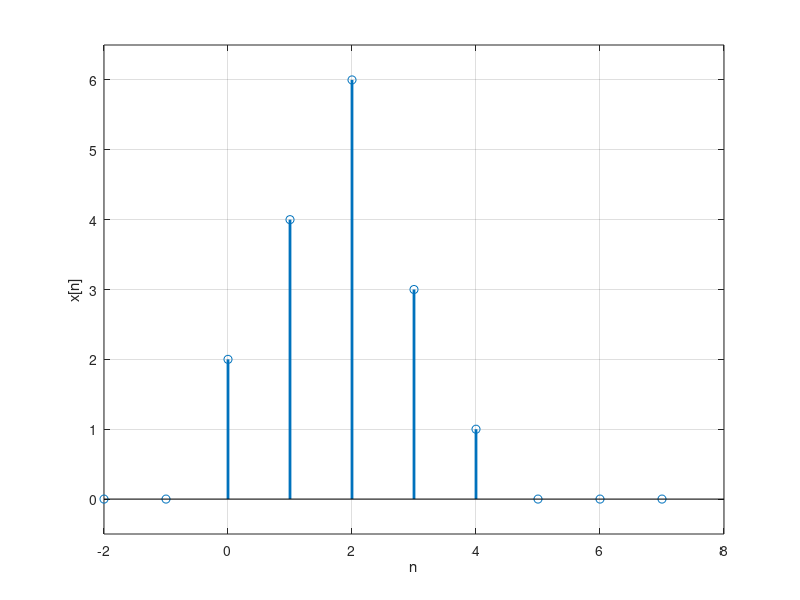
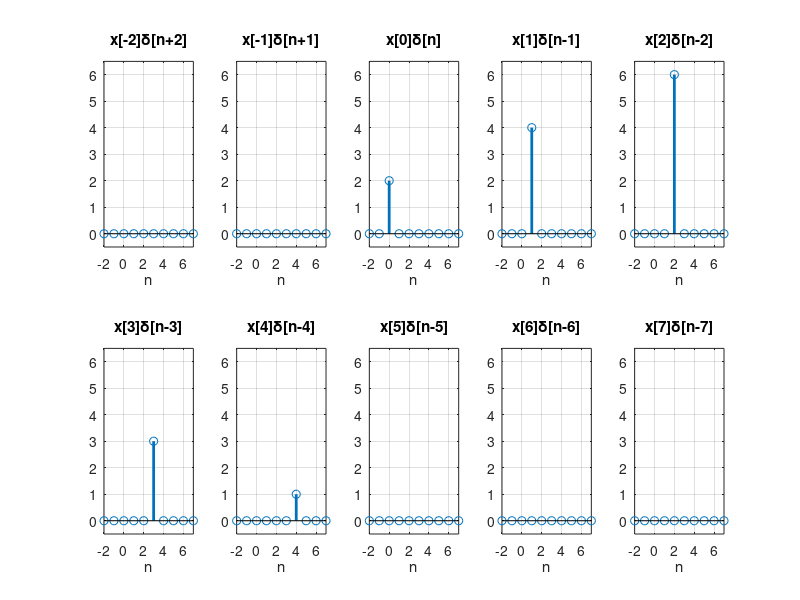

MATLAB code to generate these figures, in order:
clear; close all; clc;

%% impulse response

x = zeros(1,11);
t = -5:5;
x(6) = 1;

figure;
stem(t, x,'linewidth',2)
xlabel('time bin(n)');
ylabel('\delta[n]');
grid on;
ylim([-0.5, 1.5])

%%
n = -2:7;
x = [0, 0, 2, 4, 6, 3, 1, 0, 0, 0];

stem(n, x,'linewidth',2);
xlabel('n');
ylabel('x[n]');
ylim([-0.5, 6.5])
grid on;
%%
close all
figure('position',[680, 558, 1180, 400]);
for i = 1:length(n)
    x2show = zeros(1,length(n));
    x2show(i) = x(i);
    subplot(2,5, i)
    stem(n, x2show,'linewidth',2)
    xlabel('n');
    
    if n(i)<0
        title(['x[',num2str(n(i)),']\delta[n+',num2str(-n(i)),']']);
    elseif n(i) == 0
        title(['x[',num2str(n(i)),']\delta[n]']);
    else
        title(['x[',num2str(n(i)),']\delta[n-',num2str(n(i)),']']);
    end
    grid on;
    xlim([n(1), n(end)]);
    ylim([-0.5, 6.5])
end
